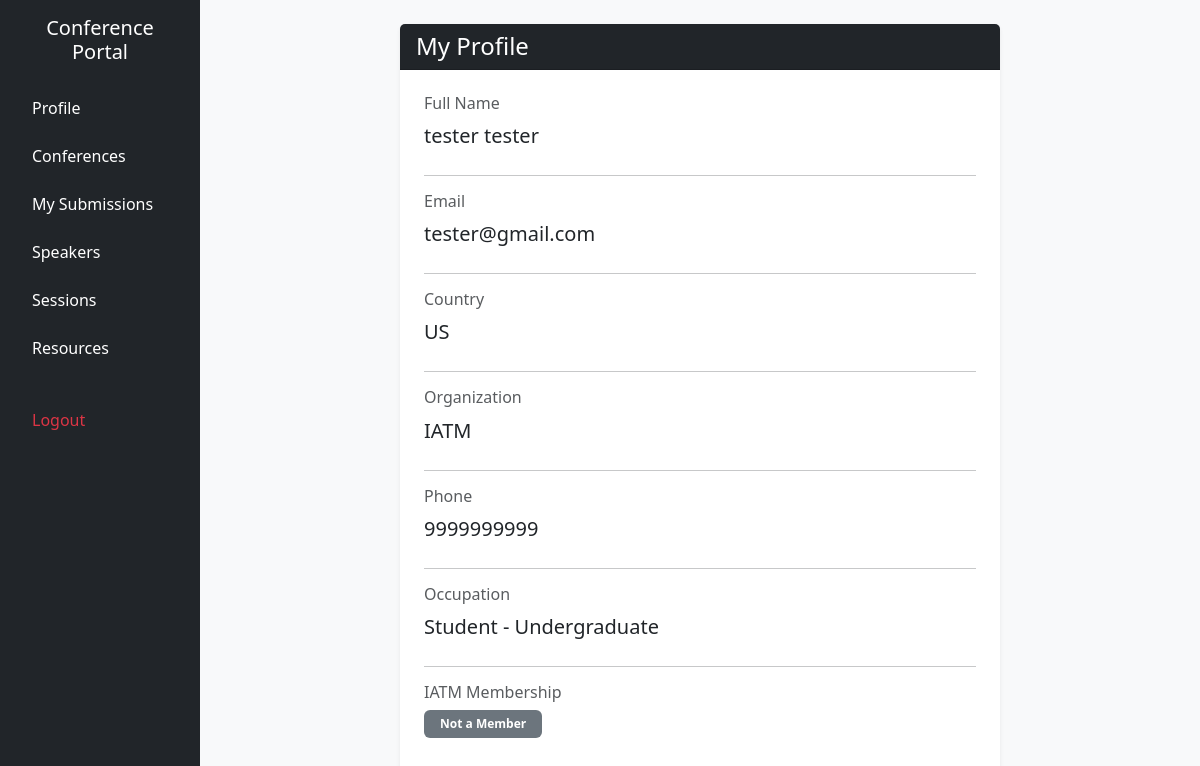
The app's page /accounts/profile/ (signed in) with its own data.
### accounts/models.py (models this page shows)
class CustomUser(AbstractUser):
    username = None
    email = models.EmailField(max_length=100, unique=True)
    USERNAME_FIELD = 'email'
    first_name = models.CharField(max_length=150, blank=False)
    last_name = models.CharField(max_length=150, blank=False)
    country = models.CharField(max_length=150, blank = False)
    organization = models.CharField(max_length=150, blank=False)
    phone = models.CharField(max_length=15, blank=False)
    occupation = models.CharField(max_length=50, choices=Occupation.choices, default=Occupation.STUDENT_UNDERGRADUATE)
    iatm_membership = models.BooleanField(default=False)
    REQUIRED_FIELDS = ['first_name', 'last_name', 'country', 'organization', 'phone', 'occupation']
    objects = CustomUserManager()

### accounts/views.py (the view)
# urls.py: path('profile/', views.profile_view, name = 'profile'),
def profile_view(request):
    return render(request, 'accounts/profile.html', {'user':request.user})

### accounts/templates/accounts/profile.html
{% extends 'dashboard.html' %}
{% load static %}
{% block content %}
<div class="container d-flex justify-content-center">
  <div class="card w-100 shadow-sm border-0" style="max-width: 600px;">
    <div class="card-header text-white" style="background-color: #212529;">
      <h4 class="mb-0">My Profile</h4>
    </div>
    <div class="card-body px-4 py-4">
      <div class="mb-4">
        <h6 class="text-muted">Full Name</h6>
        <p class="fs-5">{{ request.user.first_name }} {{ request.user.last_name }}</p>
      </div>
      <hr>
      <div class="mb-4">
        <h6 class="text-muted">Email</h6>
        <p class="fs-5">{{ request.user.email }}</p>
      </div>
      <hr>
      <div class="mb-4">
        <h6 class="text-muted">Country</h6>
        <p class="fs-5">{{ request.user.country }}</p>
      </div>
      <hr>
      <div class="mb-4">
        <h6 class="text-muted">Organization</h6>
        <p class="fs-5">{{ request.user.organization }}</p>
      </div>
      <hr>
      <div class="mb-4">
        <h6 class="text-muted">Phone</h6>
        <p class="fs-5">{{ request.user.phone }}</p>
      </div>
      <hr>
      <div class="mb-4">
        <h6 class="text-muted">Occupation</h6>
        <p class="fs-5">{{ request.user.get_occupation_display }}</p>
      </div>
      <hr>
      <div class="mb-4">
        <h6 class="text-muted">IATM Membership</h6>
        {% if request.user.iatm_membership %}
          <span class="badge bg-success px-3 py-2">Member</span>
        {% else %}
          <span class="badge bg-secondary px-3 py-2">Not a Member</span>
        {% endif %}
      </div>
    </div>
  </div>
</div>
{% endblock %}

### static/css/dashboard_style.css (style rules this page uses)
body { font-family: "Segoe UI", sans-serif; background-color: #f8f9fa; overflow-x: hidden; }

### records on screen
CustomUser: user.first_name "tester", user.last_name "tester", user.email "tester@gmail.com", user.country "US", user.organization "IATM", user.phone "9999999999", user.occupation "Student - Undergraduate"
